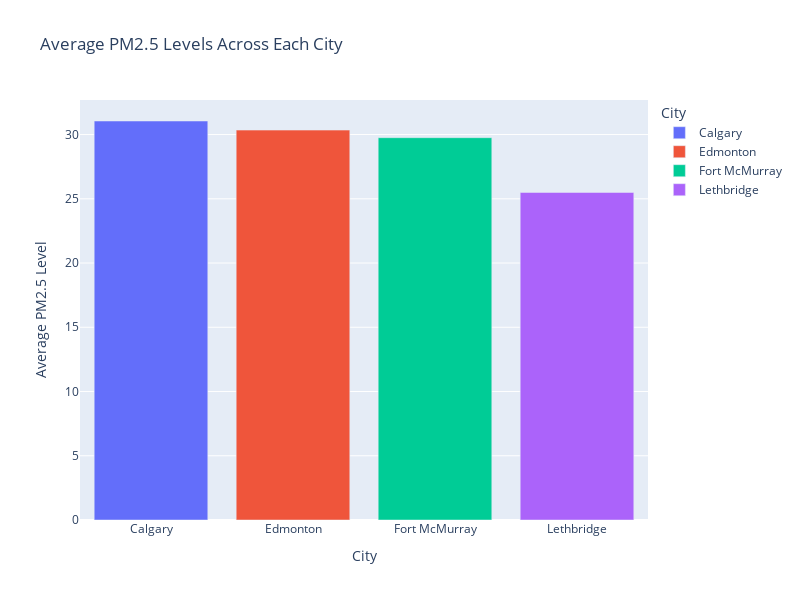

The cell this chart's notebook holds for it:
### Markdown cell above
#### Plot

### Code cell
# Calculate the average PM2.5 levels for each city
avg_pm25_by_city = cities_df.groupby('city')['pm25'].mean().reset_index()

# Sort in descending order of pm25
avg_pm25_by_city_desc = avg_pm25_by_city.sort_values(by='pm25', ascending=False)

# Bar chart to visualize the average PM2.5 levels across each city
fig = px.bar(avg_pm25_by_city_desc, 
             x='city', 
             y='pm25', 
             title='Average PM2.5 Levels Across Each City',
             labels={'pm25': 'Average PM2.5 Level', 'city': 'City'},
             color='city',
             barmode="relative",
             width=800,
             height=600
            )

fig.show()

### Figure 1 — Plotly figure (JSON) as saved in the notebook; plotly's stock layout.template omitted (floating-point values rounded to 4 significant figures)
{"data": [{"alignmentgroup": "True", "hovertemplate": "City=%{x}<br>Average PM2.5 Level=%{y}<extra></extra>", "legendgroup": "Calgary", "marker": {"color": "#636efa", "pattern": {"shape": ""}}, "name": "Calgary", "offsetgroup": "Calgary", "orientation": "v", "showlegend": true, "textposition": "auto", "type": "bar", "x": ["Calgary"], "xaxis": "x", "y": [31.05], "yaxis": "y"}, {"alignmentgroup": "True", "hovertemplate": "City=%{x}<br>Average PM2.5 Level=%{y}<extra></extra>", "legendgroup": "Edmonton", "marker": {"color": "#EF553B", "pattern": {"shape": ""}}, "name": "Edmonton", "offsetgroup": "Edmonton", "orientation": "v", "showlegend": true, "textposition": "auto", "type": "bar", "x": ["Edmonton"], "xaxis": "x", "y": [30.35], "yaxis": "y"}, {"alignmentgroup": "True", "hovertemplate": "City=%{x}<br>Average PM2.5 Level=%{y}<extra></extra>", "legendgroup": "Fort McMurray", "marker": {"color": "#00cc96", "pattern": {"shape": ""}}, "name": "Fort McMurray", "offsetgroup": "Fort McMurray", "orientation": "v", "showlegend": true, "textposition": "auto", "type": "bar", "x": ["Fort McMurray"], "xaxis": "x", "y": [29.75], "yaxis": "y"}, {"alignmentgroup": "True", "hovertemplate": "City=%{x}<br>Average PM2.5 Level=%{y}<extra></extra>", "legendgroup": "Lethbridge", "marker": {"color": "#ab63fa", "pattern": {"shape": ""}}, "name": "Lethbridge", "offsetgroup": "Lethbridge", "orientation": "v", "showlegend": true, "textposition": "auto", "type": "bar", "x": ["Lethbridge"], "xaxis": "x", "y": [25.49], "yaxis": "y"}], "layout": {"barmode": "relative", "height": 600, "legend": {"title": {"text": "City"}, "tracegroupgap": 0}, "title": {"text": "Average PM2.5 Levels Across Each City"}, "width": 800, "xaxis": {"anchor": "y", "autorange": true, "categoryarray": ["Calgary", "Edmonton", "Fort McMurray", "Lethbridge"], "categoryorder": "array", "domain": [0, 1], "range": [-0.5, 3.5], "title": {"text": "City"}, "type": "category"}, "yaxis": {"anchor": "x", "autorange": true, "domain": [0, 1], "range": [0, 32.69], "title": {"text": "Average PM2.5 Level"}, "type": "linear"}}}
